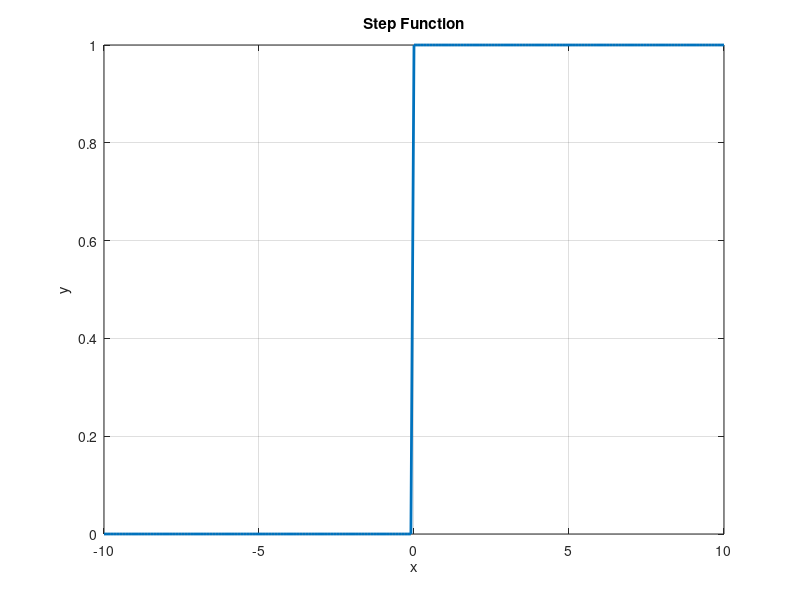

Here is the MATLAB script that generated this plot: (Note: this script raises an error after producing the figure.)
%% Draw Step Function and Sigmoid Function
x = -10:0.1:10;
y = zeros(1, length(x));
for i = 1:length(x)
    if x(i) >= 0
        y(i) = 1;
    end
end

figure(1), clf, 
plot(x, y, 'LineWidth', 2);
grid on,
xlabel('x');
ylabel('y');
title('Step Function');

y = logsig(x);
figure(2), clf, 
plot(x, y, 'LineWidth', 2);
grid on,
xlabel('x');
ylabel('y');
title('Sigmoid Function');